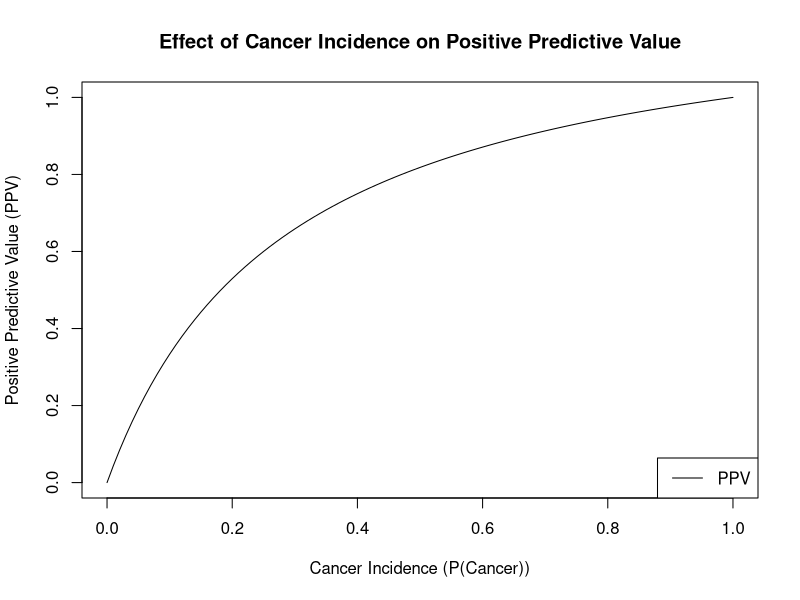

Write the R code that produced this figure.
## ---- chunk 1
knitr::opts_chunk$set(echo = TRUE)
## ---- chunk 2
calculate_ppv <- function(cancer_incidence) {
  sensitivity <- 0.9
  specificity <- 0.8
  ppv <- sensitivity * cancer_incidence / (sensitivity * cancer_incidence + (1 - specificity) * (1 - cancer_incidence))
  return(ppv)
}


cancer_incidence <- seq(0, 1, by = 0.01)


ppv_values <- sapply(cancer_incidence, calculate_ppv)

plot(cancer_incidence, ppv_values, type = "l",
     xlab = "Cancer Incidence (P(Cancer))", ylab = "Positive Predictive Value (PPV)",
     main = "Effect of Cancer Incidence on Positive Predictive Value",
     ylim = c(0, 1))


legend("bottomright", legend = "PPV", col = "black", lty = 1)

